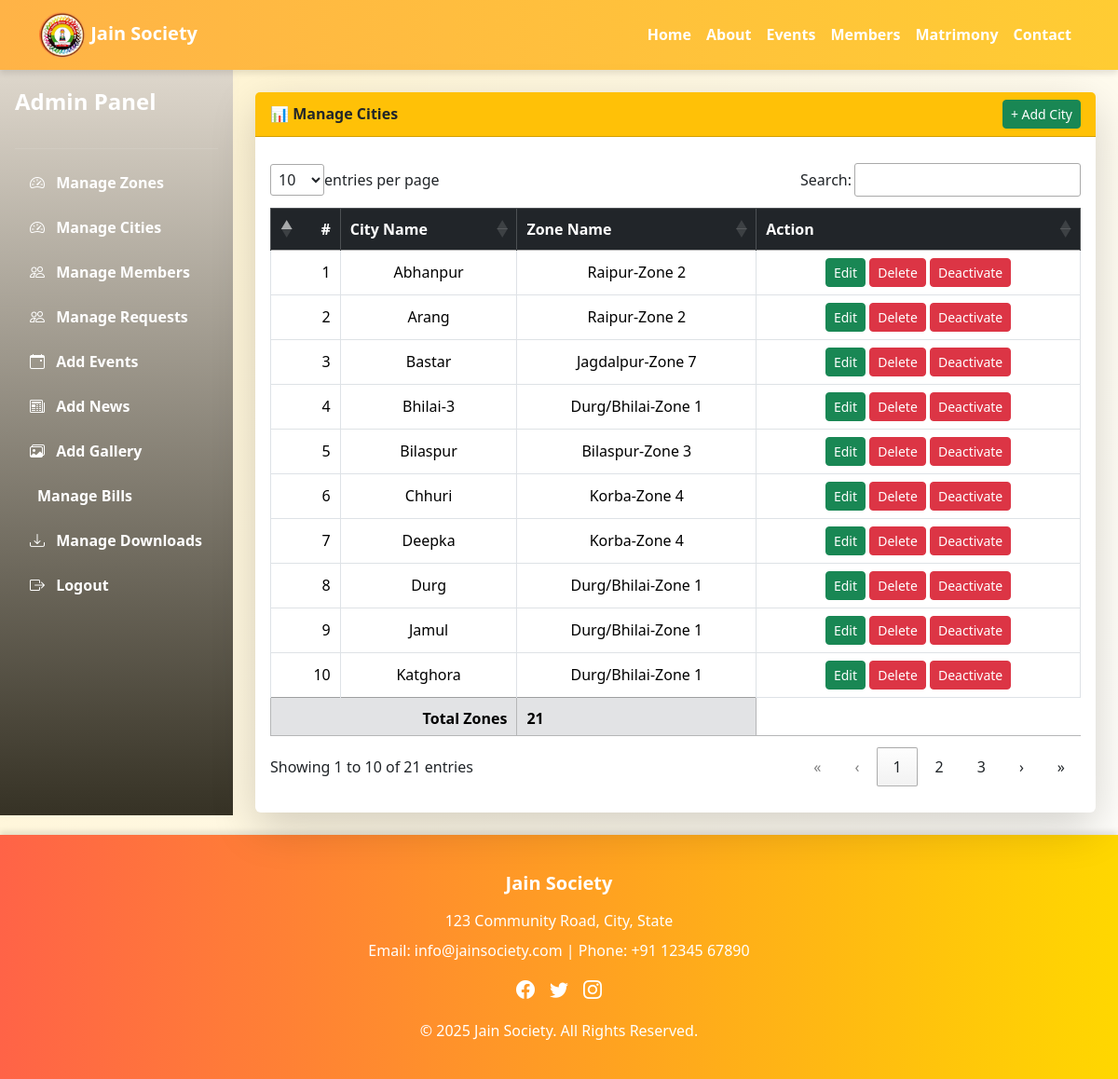
Page /dataTableCities.php (signed in) on the committed database.
### tables this page shows
CREATE TABLE IF NOT EXISTS `cities` (
  `city_id` int NOT NULL AUTO_INCREMENT,
  `zone_id` int NOT NULL,
  `city_name` varchar(100) NOT NULL,
  `cstatus` int NOT NULL DEFAULT '1',
  PRIMARY KEY (`city_id`),
  KEY `zone_id` (`zone_id`)
);

CREATE TABLE IF NOT EXISTS `zones` (
  `zone_id` int NOT NULL AUTO_INCREMENT,
  `zone_name` varchar(100) NOT NULL,
  `zstatus` int NOT NULL DEFAULT '1',
  PRIMARY KEY (`zone_id`),
  UNIQUE KEY `name` (`zone_name`)
);

### dataTableCities.php (the view, shortened to what this page needs)
<?php @session_start();
if(isset($_SESSION["uname"]) && $_SESSION["utype"]=='admin')
{
include("header.php");
include("connectdb.php");
?>
<main>
<div class="d-flex">
    <?php include('adminDashboard.php'); ?>
    <div class="flex-grow-1 p-4">
    <div class="card shadow-lg border-0">
    <div class="card-header bg-warning fw-bold text-dark d-flex justify-content-between align-items-center">
        <span>📊 Manage Cities</span>
    <button class="btn btn-success btn-sm"
            data-bs-toggle="modal"
            data-bs-target="#addZoneModal">
        + Add City
    </button>
    </div>
    <div class="card-body table-responsive">
        <table class="table table-bordered table-hover align-middle text-center" id="myTable">
            <thead class="table-dark">
                <tr>
                    <th>#</th>
                    <th>City Name</th>
                    <th>Zone Name</th>
                    <th>Action</th>
                </tr>
            </thead>
            <tbody>
                <?php
  $resC = mysqli_query($con,"
                        SELECT c.city_id, c.city_name, z.zone_name ,c.cstatus
                        FROM cities c
                        JOIN zones z ON c.zone_id = z.zone_id
                        ORDER BY c.city_name ASC
                    ");                $i=1;
                while($c = mysqli_fetch_assoc($resC)){
                ?>
                <tr id="cityRow<?= $c['city_id'] ?>">
                    <td><?= $i++ ?></td>
                    <td><?= $c['city_name'] ?></td>
                    <td><?= $c['zone_name'] ?></td>
                    <td>
                        <button class="btn btn-sm btn-success"
                            onclick="editCity(<?= $c['city_id'] ?>,'<?= $c['city_name'] ?>')">
                            Edit
                        </button>
                        <button class="btn btn-sm btn-danger"
                            onclick="deleteCity(<?= $c['city_id'] ?>)">
                            Delete
                        </button>
<?php if($c['cstatus'] == 1){ ?>
    <button class="btn btn-sm btn-danger"
        onclick="deactivateCity(<?= $c['city_id'] ?>)">
        Deactivate
    </button>
<?php } ?>
                    </td>
                </tr>
                <?php } ?>
            </tbody>
            <tfoot class="table-secondary fw-bold">
                <tr>
                    <td colspan="2" class="text-end">Total Zones</td>
                    <td><?= $i-1 ?></td>
                </tr>
            </tfoot>
        </table>
    </div>
</div>
    </div>
</div>
</main>
<?php
include("footer.php");
}else{
    include("index.php");
}
?>

### style.css (style rules this page uses)
main { min-height: 500px; }
:root { --orange:#ff9800; --yellow:#ffc107; --cream:#fff3cd; --red:#dc3545; --green:#198754; }
body { background: linear-gradient(120deg, var(--cream), #fff); }

### rows in the picture
cities: city_name "Abhanpur", zone.zone_name "Raipur-Zone 2"
cities: city_name "Arang", zone.zone_name "Raipur-Zone 2"
cities: city_name "Bastar", zone.zone_name "Jagdalpur-Zone 7"
cities: city_name "Bhilai-3", zone.zone_name "Durg/Bhilai-Zone 1"
cities: city_name "Bilaspur", zone.zone_name "Bilaspur-Zone 3"
cities: city_name "Chhuri", zone.zone_name "Korba-Zone 4"
cities: city_name "Deepka", zone.zone_name "Korba-Zone 4"
cities: city_name "Durg", zone.zone_name "Durg/Bhilai-Zone 1"
cities: city_name "Jamul", zone.zone_name "Durg/Bhilai-Zone 1"
cities: city_name "Katghora", zone.zone_name "Durg/Bhilai-Zone 1"

### other values in the picture
$i-1 "21"
